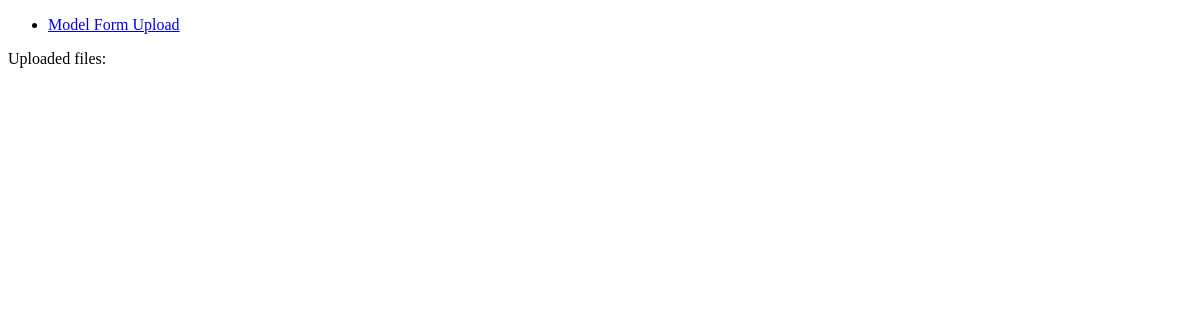
/home/, run on an earlier commit of the app's database.
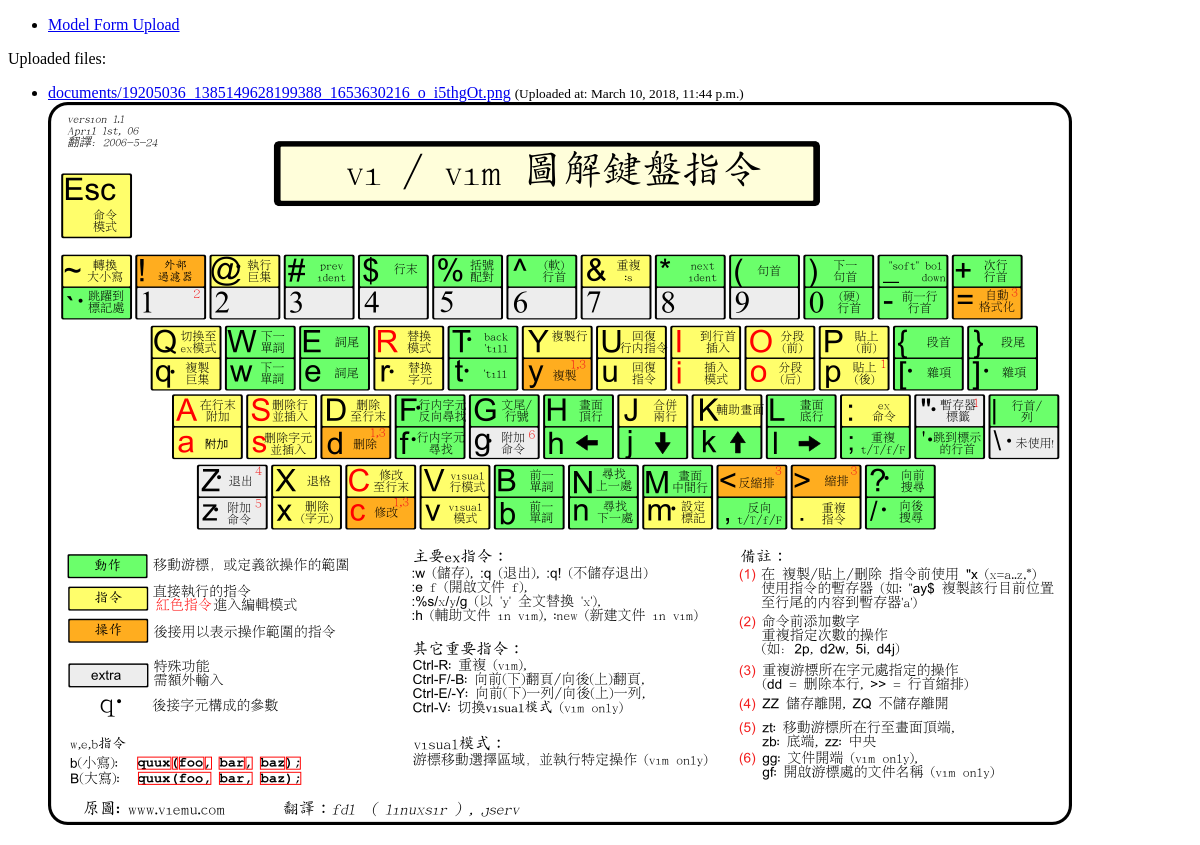
And on a later commit of the database.
### aC_bookfest/models.py (models this page shows)
class Document(models.Model):
    description = models.CharField(max_length=255, blank=True)
    document = models.FileField(upload_to='documents/')
    uploaded_at = models.DateTimeField(auto_now_add=True)

### aC_bookfest/views.py (the view)
# urls.py: url(r'^home/$', views.home, name='home'),
def home(request):
    documents = Document.objects.all()
    return render(request, 'form/home.html', { 'documents': documents })

### aC_bookfest/templates/form/home.html
{% extends 'base.html' %}
{% block content %}
  <ul>
    <li>
      <a href="{% url 'model_form_upload' %}">Model Form Upload</a>
    </li>
  </ul>
  <p>Uploaded files:</p>
  <ul>
    {% for obj in documents %}
      <li>
        <a href="{{ obj.document.url }}">{{ obj.document.name }}</a>
        <small>(Uploaded at: {{ obj.uploaded_at }})</small>
        <img src="{{ obj.document.url }}" alt="{{ obj.document.name }}" />
      </li>
    {% endfor %}
  </ul>
{% endblock %}

### aC_bookfest/templates/base.html (shortened to what this page needs)
<!DOCTYPE html>
<html>
  <head>
  </head>
  <body>
    {% block content %}
    {% endblock %}
  </body>
</html>

What changed in the data, as far as the page shows it:
added Document: document.name "documents/19205036_1385149628199388_1653630216_o_i5thgOt.png", uploaded_at "March 10, 2018, 11:44 p.m.", document (picture)
